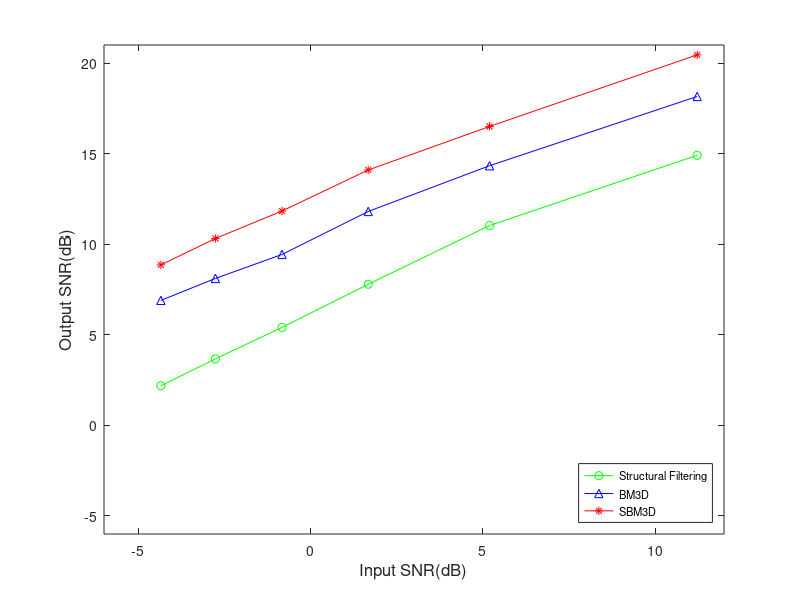
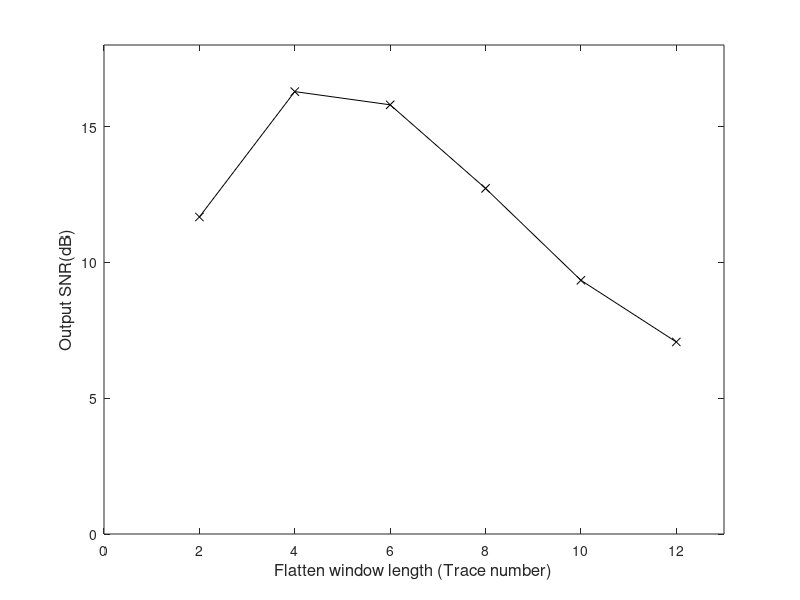

Reproduce these figures in MATLAB, in order.
clear
clc
close all
%% add different noise strengths post-stack model SNR comparison

% SNR
post_original        = [-4.3486 -2.7664 -0.8327 1.6709 5.1931 11.2214];
Structural_Filtering = [2.1843 3.6687 5.4070 7.7893 11.0308 14.9111];
BM3D                 = [6.8987 8.1114 9.4339 11.8093 14.3350 18.1592];
SBM3D                = [8.8572 10.3172 11.8325 14.0993 16.5023 20.4558];

% plot line chart
figure;
plot(post_original,Structural_Filtering,'-og',post_original,BM3D,'-^b',post_original,SBM3D,'-*r');
legend('Structural Filtering','BM3D','SBM3D','Location','SouthEast', 'FontSize',8);   %右下角标注

axis([-6 12,-6 21]);
xlabel('Input SNR(dB)','FontSize',12);
ylabel('Output SNR(dB)','FontSize',12);

%% different segment size SNR comparison
segment_size = [2 4 6 8 10 12];

% SNR
SBM3D        = [11.6701 16.2846 15.7987 12.7219 9.3398 7.0695];

% plot line chart
figure;
plot(segment_size,SBM3D,'-xk');

axis([0 13,0 18]);
xlabel('Flatten window length (Trace number)','FontSize',12);
ylabel('Output SNR(dB)','FontSize',12);
